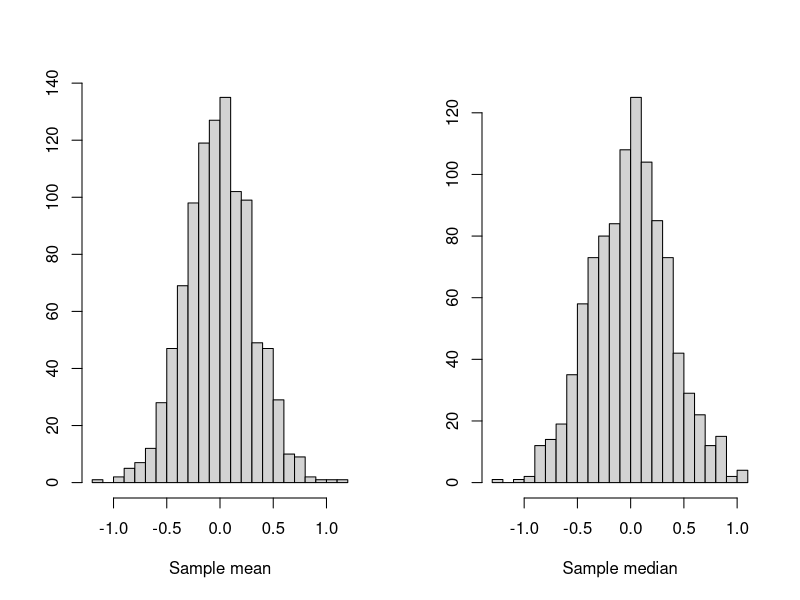
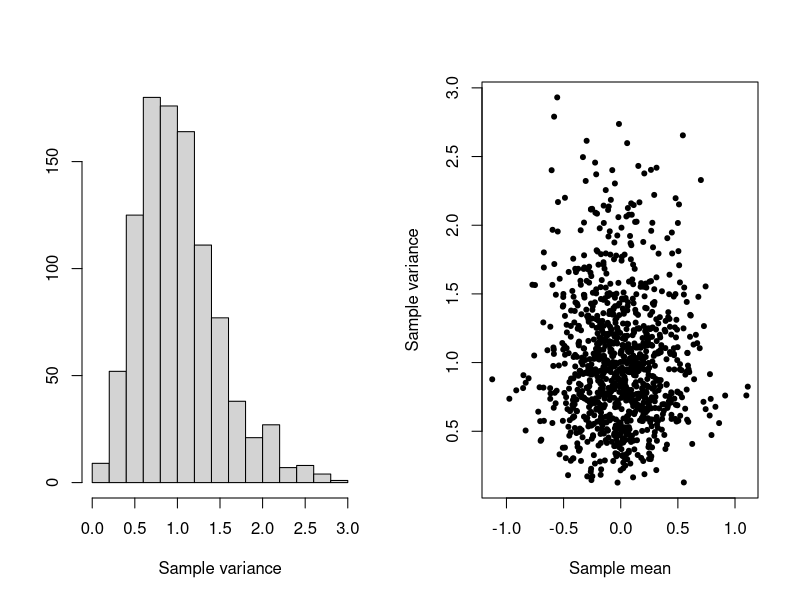

The R script that drew these images, in order:
## STAT-06 - Example 1 ##

# Generating the simulated data #
M = matrix(rnorm(10000), ncol=10)
xbar = apply(M, 1, mean)
xtilde = apply(M, 1, median)
s2 = apply(M, 1, var)
df = data.frame(xbar, xtilde, s2)
str(df)
df[1:10, ]

# Sampling distributions of the mean and the median #
mean(xbar)
var(xbar)
mean(xtilde)
var(xtilde)
par(mfrow=c(1,2))
hist(xbar, main="", breaks=20, xlab="Sample mean", ylab="")
hist(xtilde, main="", breaks=20, xlab="Sample median", ylab="")

## Sampling distribution of the variance ##
mean(s2)
var(s2)
hist(s2, main="", breaks=20, xlab="Sample variance", ylab="")
plot(s2 ~ xbar, main="", pch=20, xlab="Sample mean", ylab="Sample variance")
